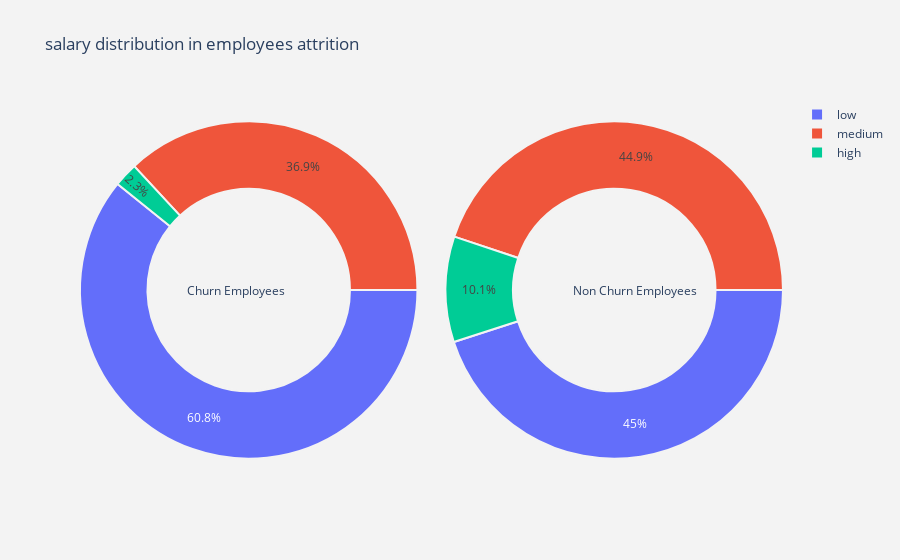

Source (notebook cell):
### Markdown cell above
##### Plotting the categorical variables

### Code cell
plot_pie('salary')

### Figure 1 — Plotly figure (JSON) as saved in the notebook; plotly's stock layout.template omitted (floating-point values rounded to 4 significant figures)
{"data": [{"domain": {"x": [0, 0.48]}, "hole": 0.6, "hoverinfo": "label+percent+name", "labels": ["low", "medium", "high"], "marker": {"line": {"color": "rgb(243,243,243)", "width": 2}}, "name": "Churn Employees", "rotation": 90, "type": "pie", "values": [2172, 1317, 82]}, {"domain": {"x": [0.52, 1]}, "hole": 0.6, "hoverinfo": "label+percent+name", "labels": ["low", "medium", "high"], "marker": {"line": {"color": "rgb(243,243,243)", "width": 2}}, "name": "Non churn Employees", "rotation": 90, "type": "pie", "values": [5144, 5129, 1155]}], "layout": {"annotations": [{"font": {"size": 12}, "showarrow": false, "text": "Churn Employees", "x": 0.15, "y": 0.5}, {"font": {"size": 12}, "showarrow": false, "text": "Non Churn Employees", "x": 0.88, "y": 0.5}], "paper_bgcolor": "rgb(243,243,243)", "plot_bgcolor": "rgb(243,243,243)", "title": {"text": "salary distribution in employees attrition "}}}
